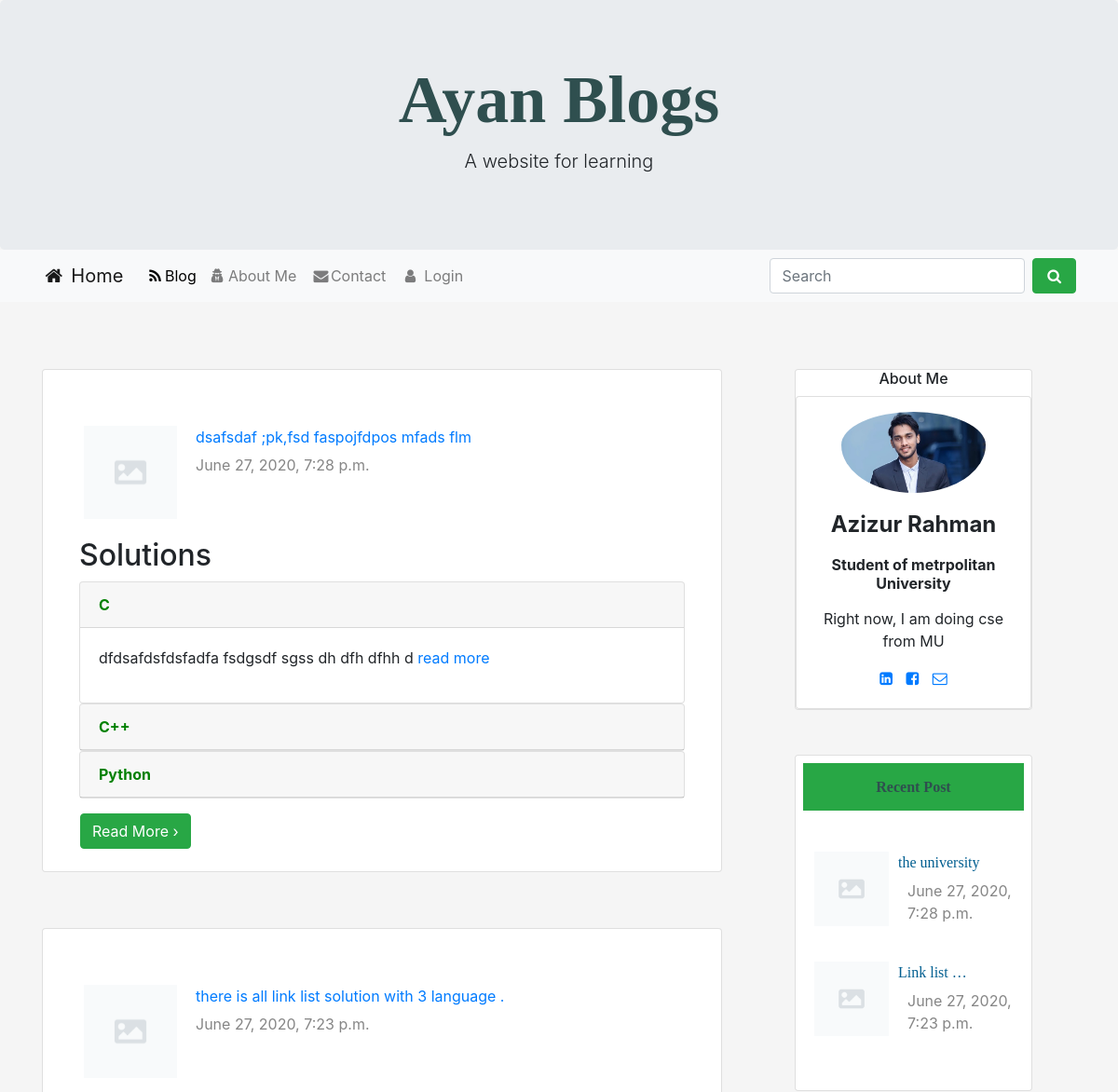
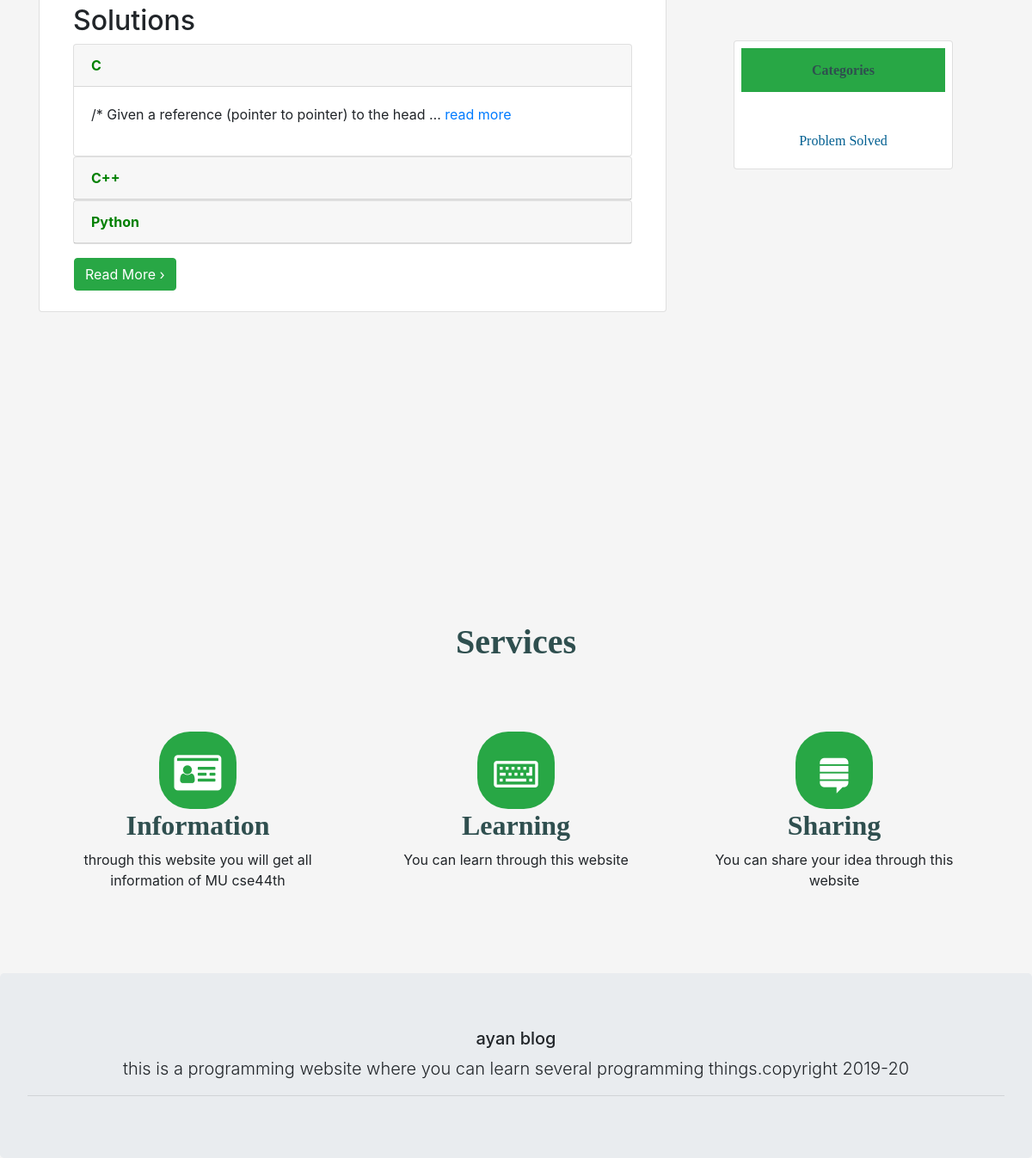
Screenshot of /blog/ with the database file from the repository (2 pictures, top to bottom).
### home/models.py (models this page shows, shortened)
class Post(models.Model):
    category = models.ForeignKey(Category, on_delete=models.CASCADE)
    postAuthor = models.CharField(max_length=200)
    postId = models.AutoField(primary_key=True, auto_created=True)
    postTitle = models.CharField(max_length=200)
    postTimeDate = models.DateTimeField(auto_now_add=True, auto_now=False, blank=True)
    postInC = models.TextField()
    postInCplus = models.TextField()
    postInPython = models.TextField()
    postDescriptions = models.TextField()
    postUrl = models.TextField(blank=True)
    postImage = models.ImageField(blank=True, null=True)
    def get_photo_url(self):
        if self.postImage and hasattr(self.postImage, 'url'):
            return self.postImage.url
        else:
            return "/static/no.png"

class Category(models.Model):
    category = models.CharField(max_length=200, primary_key=True)

### home/views.py (the view)
# urls.py: path('blog/', views.blog, name='blog'),
def blog(request):
    Posts = Post.objects.all().order_by('-postTimeDate')
    paginator = Paginator(Posts, 4)
    page = request.GET.get('page')
    Recent = Post.objects.all().order_by('-postTimeDate')[0:3]
    Posts = paginator.get_page(page)
    cat = Category.objects.all()[0:3]
    context = {'Posts': Posts,
               'RecentPost': Recent,
               'Categories': cat,}
    return render(request, 'blog.html', context)

### templates/blog.html (shortened to what this page needs)
{% extends 'base.html' %}
{% load static %}
{% block  blogActive %}active{% endblock blogActive %}
 {% block body %}
    <div class="row">
   <div class="col-sm-8">
    {% for post in Posts %}
     <div class="card pt-4 pl-4 pb-4 pr-4">
                    <div class="card-body">
                        <div class="mt-3">
                            <img style="float:left;" class="d-inline-block" src="{{ post.get_photo_url }}" height=100;
                                width=100; alt="abc">
                            <a href="{% url 'readMore' post.postId %}">
                                <p  style="margin-left:120px;">
                                    {{ post.postDescriptions |truncatewords:30 }}
                                </p>
                            </a>
                            <p style="margin-left:120px; margin-top:-10px;" class="description">{{ post.postTimeDate }}</p>
                        </div>
                    </div>
           <div class="container">
  <h2>Solutions</h2>
  <div id="accordion">
    <div class="card">
      <div class="card-header">
        <a style="font-weight:bold; color:#008000;" class="card-link" data-toggle="collapse" href="#ayan{{post.postId}}1">
          C
        </a>
      </div>
      <div id="ayan{{post.postId}}1" class="collapse show" data-parent="#accordion">
        <div class="card-body">
        <p class="post">{{ post.postInC  |truncatewords:10 }}<a href="{% url 'readMore' post.postId%}"> read more</a></p>
        </div>
      </div>
    </div>
    <div class="card">
      <div class="card-header">
        <a style="font-weight:bold; color:#008000;" class="collapsed card-link" data-toggle="collapse" href="#ayan{{post.postId}}2">
        C++
      </a>
      </div>
    </div>
    <div class="card">
      <div class="card-header">
        <a style="font-weight:bold; color:#008000;"  class="collapsed card-link" data-toggle="collapse" href="#ayan{{post.postId}}3">
          Python
        </a>
      </div>
    </div>
  </div>
</div>
                    <a class="ml-3 mt-3" href="{% url 'readMore' post.postId%}"> <span class="btn btn-success">Read More &rsaquo;</span></a>
        </div>
{% endfor %}
       </div>
        <div class="col-sm-3 ml-lg-5" >
          <div class="card text-center ">
                    <h6>About Me</h6>
<div class="card card-cascade">
  <div class="view view-cascade overlay">
    <img class="card-img-top rounded-circle pl-5 pr-5 pt-3" src="{% static 'aya.jpeg' %}" alt="Card image cap">
  </div>
  <div class="card-body card-body-cascade text-center">
    <h4 class="card-title"><strong>Azizur Rahman</strong></h4>
    <h6 class="font-weight-bold indigo-text py-2">Student of metrpolitan University</h6>
    <p class="card-text">Right now, I am doing cse from MU
    </p>
    <a href="https://www.linkedin.com/in/azizur-rahman-720636165"  class="btn-floating btn-small btn-fb"><i class="fa fa-linkedin-square

"></i></a>
    <a href="https://www.facebook.com/imayanchy/" class="btn-floating btn-small btn-tw" style="padding:10px;"><i class="fa fa-facebook-square

"></i></a>
    <a href="mailto:aaziz9642@gmail.com"  class="btn-floating btn-small btn-dribbble"><i class="fa fa-envelope-o"></i></a>
  </div>
</div>
                </div>
<div class="card promoting-card mt-5">
<h6 class="bg-success m-2  p-3 text-center" id="heading">Recent Post</h6>
 <div class="card-body">
                        <div class="mt-3">
                             {% for post in RecentPost%}
                            <img style="float:left;" class="d-inline-block" src="{{ post.get_photo_url }}" height=80;
                                width=80; alt="abc">
                            <a href="{% url 'readMore' post.postId %}">
                                <p  style="margin-left:90px; "  class="text-style">
                                    {{ post.postTitle |truncatewords:2 }}
                                </p>
                            </a>
                            <p style="margin-left:100px; margin-top:-10px;" class="description">{{ post.postTimeDate }}</p>
                            <br>
                             {% endfor %}
                        </div>
                    </div>
</div>
<div class="card promoting-card mt-5">
<h6 class="bg-success m-2 p-3 text-center" id="heading">Categories</h6>
  <div class="card-body">
                        <div class="mt-3 text-center">
                             {% for cat in Categories%}
                            <a class="text-style" href="#"> {{cat.category}} </a><br>
                             {% endfor %}
                        </div>
                    </div>
</div>
</div>
</div>
 {% endblock body %}

### static/css/style.css (style rules this page uses)
#heading { font-family:bitter,georgia,"times new roman",times,serif; font-weight:bold; color:#2F4F4F; }
.description { color:#868686; fon-weight:bold; margin-top:-2px; }
.text-style { font-family:bitter,georgia,"times new roman",times,serif; color:#005E90; }

### rows the page displays
Post: postDescriptions "dsafsdaf ;pk,fsd faspojfdpos mfads flm", postTimeDate "June 27, 2020, 7:28 p.m.", postInC "dfdsafdsfdsfadfa fsdgsdf sgss dh dfh dfhh d", postTitle "the university"
Post: postDescriptions "there is all link list solution with 3 language .", postTimeDate "June 27, 2020, 7:23 p.m.", postInC "/* Given a reference (pointer to pointer) to the head …", postTitle "Link list …"
Category: category "Problem Solved"
